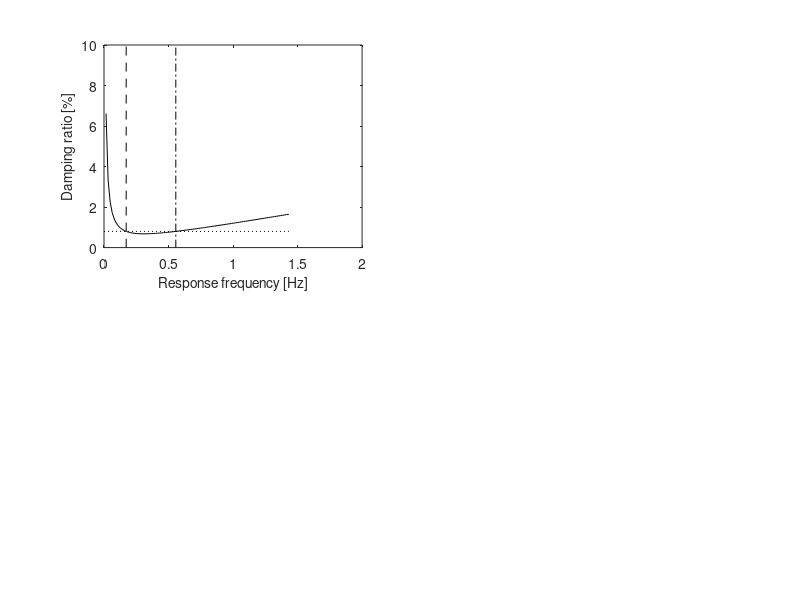

MATLAB code for this plot: (Note: this script raises an error after producing the figure.)
clc
clear all
close all
omega = [0:0.1:9];

T1 = 5.82;
T2 = 1.797;
omega1 = (2*pi/T1);
omega2 = (2*pi/T2);
f1 = omega1/(2*pi);
f2 = omega2/(2*pi);
zeta12 = 0.8/100;

alpha = 2* ((omega1*omega2)/(omega1 + omega2)) * zeta12;
beta = ((2)/(omega1 + omega2)) * zeta12;

zeta = 0.5*((beta*omega) + (alpha./omega)); 
Zeta_08_X = [0 max(omega/(2*pi))];
Zeta_08_Y = [0.8 0.8];

f1X = [f1 f1];
f1Y = [0 10];

f2X = [f2 f2];
f2Y = [0 10];

figure(1)
subplot(221)
p1 = plot(omega/(2*pi),zeta*100,'-k')
hold on
p2 = plot(f1X,f1Y,'--k')
p3 = plot(f2X,f2Y,'-.k')
plot(Zeta_08_X,Zeta_08_Y,':k')
%grid minor
xlabel('Response frequency [Hz]','FontSize',10)
ylabel('Damping ratio [%]','FontSize',10)
ax = gca;
ax.FontSize = 10;
xlim([0 max(omega/(2*pi))]);
ylim([0 4]);
xticks([0 f1 0.4 f2 0.8 1.0 1.2 1.4])
xticklabels({'0','f_1','0.4','f_2','0.8','1.0','1.2','1.4'})
yticks([0 zeta12*100 1.2 2.4 3.6 4.8])
yticklabels({'0','\zeta_*','1.2','2.4','3.6','4.8'})

legend([p1 p2 p3],{'\zeta_j','f_1','f_2'},'FontSize',10,'Location','Northeast')
str = sprintf('/Users/simonmuurholmhansen/Dropbox (WoodThilsted)/!E - Employees drive/SMH/Master Thesis/DynamicAnalysisOfBuoyancyGuyedMonopiles/FIGURES/OrcaFlexModels/RayleighDamping');
print(str,'-depsc')
%print(str,'-dpng')

%'/Users/simonmuurholmhansen/Dropbox (WoodThilsted)/!E - Employees drive/SMH/Master Thesis/Temp/SineLoadResponseBeats.xlsx');




